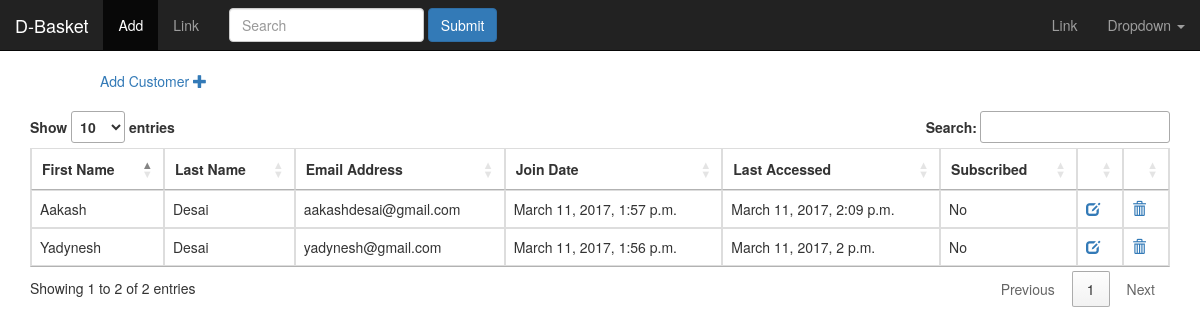
Page /emp/customer/list/ on the earlier database version.
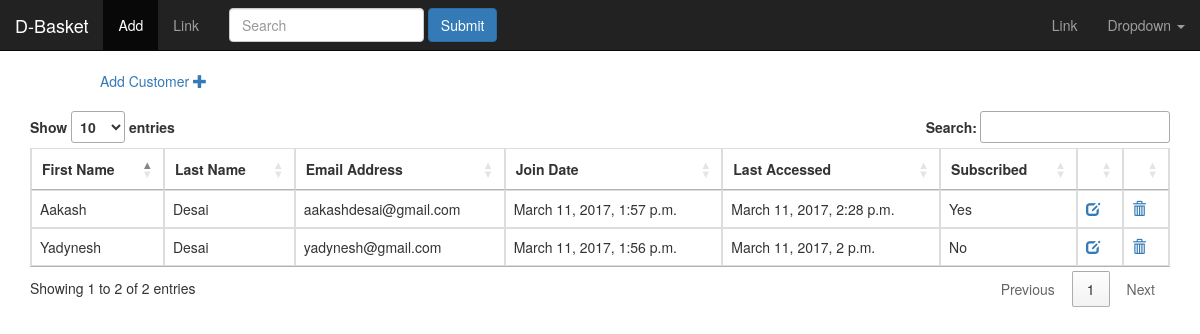
Same page on the later database version.
### AdminPanel/models.py (models this page shows, shortened)
class Customer(models.Model):
	first_name = models.CharField(max_length = 100, verbose_name = 'First Name')
	last_name = models.CharField(max_length = 100, verbose_name = 'Last Name')
	email_id = models.EmailField(max_length = 100, verbose_name = 'Email address')
	join_date = models.DateTimeField(default = timezone.now, editable = False)
	last_modified = models.DateTimeField(auto_now = True)
	subscribe = models.BooleanField(default = False, verbose_name = 'Subscribed')

### AdminPanel/views.py (the view)
class IndexView(generic.ListView):
	template_name = "AdminPanel/customer_list.html"
	context_object_name = 'customer_list'
	def get_queryset(self):
		return Customer.objects.all()

### AdminPanel/templates/AdminPanel/customer_list.html (shortened to what this page needs)
{% extends "AdminPanel/index.html" %}
{% block stylesheets %}
	<link rel="stylesheet"
	href="http://cdn.datatables.net/1.10.2/css/jquery.dataTables.min.css"></style>
	<link href="https://maxcdn.bootstrapcdn.com/bootstrap/3.3.7/css/bootstrap.min.css" rel="stylesheet">
{% endblock stylesheets %}
{% block content %}
	<div class="col-sm-offset-2 col-md-offset-1">
		<a href="{% url 'adminpanel:add-customer' %}">
			Add Customer
			<span class="glyphicon glyphicon-plus" aria-hidden="true"/>
		</a>
	</div>
	<br/>
	<div class="container">
		<table class="table table-hover table-bordered " id="customerTable">
			<thead>
				<tr>
					<th>First Name</th>
					<th>Last Name</th>
					<th>Email Address</th>
					<th>Join Date</th>
					<th>Last Accessed</th>
					<th>Subscribed</th>
					<th></th>
					<th></th>
				</tr>
			</thead>
			<tbody>
				{% for customer in customer_list  %}
					<tr>
						<td>{{customer.first_name}}</td>
						<td>{{customer.last_name}}</td>
						<td>{{customer.email_id}}</td>
						<td>{{customer.join_date}}</td>
						<td>{{customer.last_modified}}</td>
						<td>
							{% if customer.subscribe  %}
								Yes
							{% else %}
								No
							{% endif %}
						</td>
						<td>
							<a href="{% url 'adminpanel:update-customer' customer.pk %}">
								<span class="glyphicon glyphicon-edit" aria-hidden="true"/>
							</a>
						</td>
						<td>
							<a href="{% url 'adminpanel:delete-customer' customer.pk %}">
								<span class="glyphicon glyphicon-trash" aria-hidden="true"/>
							</a>
						</td>
					</tr>
				{% endfor %}
			</tbody>
		</table>
	</div>
{% endblock content %}

### AdminPanel/templates/AdminPanel/index.html (shortened to what this page needs)
<!DOCTYPE html>
<html>
<head>
	<link href="https://maxcdn.bootstrapcdn.com/bootstrap/3.3.7/css/bootstrap.min.css" rel="stylesheet">
	{% block stylesheets %}
	{% endblock stylesheets %}
</head>
<body>
	<nav class="navbar navbar-inverse navbar-static-top" role="navigation">
		<div class="container-fluid">
			<div class="navbar-header">
				<a class="navbar-brand" href="#">D-Basket</a>
			</div>
			<div class="collapse navbar-collapse navbar-ex1-collapse">
				<ul class="nav navbar-nav">
					<li class="active"><a href="{% url 'adminpanel:add-customer' %}">Add</a></li>
					<li><a href="#">Link</a></li>
				</ul>
				<form class="navbar-form navbar-left" role="search">
					<div class="form-group">
						<input type="text" class="form-control" placeholder="Search">
					</div>
					<button type="submit" class="btn btn-primary">Submit</button>
				</form>
				<ul class="nav navbar-nav navbar-right">
					<li><a href="#">Link</a></li>
					<li class="dropdown">
						<a href="#" class="dropdown-toggle" data-toggle="dropdown">Dropdown <b class="caret"></b></a>
					</li>
				</ul>
			</div>
		</div>
	</nav>
	{% block content %}
	{% endblock content %}
</body>
</html>

Differences in the rows shown:
changed Customer "Aakash": last_modified "March 11, 2017, 2:09 p.m." → "March 11, 2017, 2:28 p.m."; subscribe "No" → "Yes"
